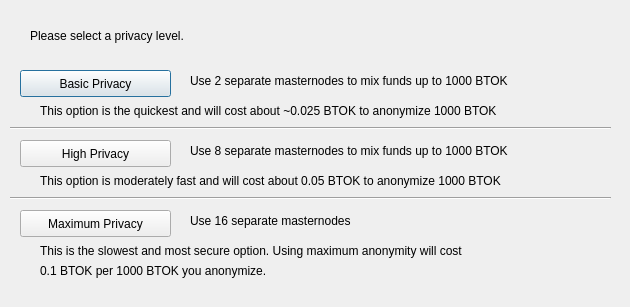
<?xml version="1.0" encoding="UTF-8"?>
<ui version="4.0">
 <class>ObfuscationConfig</class>
 <widget class="QDialog" name="ObfuscationConfig">
  <property name="geometry">
   <rect>
    <x>0</x>
    <y>0</y>
    <width>630</width>
    <height>307</height>
   </rect>
  </property>
  <property name="windowTitle">
   <string>Configure Obfuscation</string>
  </property>
  <widget class="QPushButton" name="buttonBasic">
   <property name="geometry">
    <rect>
     <x>20</x>
     <y>70</y>
     <width>151</width>
     <height>27</height>
    </rect>
   </property>
   <property name="text">
    <string>Basic Privacy</string>
   </property>
  </widget>
  <widget class="QPushButton" name="buttonHigh">
   <property name="geometry">
    <rect>
     <x>20</x>
     <y>140</y>
     <width>151</width>
     <height>27</height>
    </rect>
   </property>
   <property name="text">
    <string>High Privacy</string>
   </property>
  </widget>
  <widget class="QPushButton" name="buttonMax">
   <property name="geometry">
    <rect>
     <x>20</x>
     <y>210</y>
     <width>151</width>
     <height>27</height>
    </rect>
   </property>
   <property name="text">
    <string>Maximum Privacy</string>
   </property>
  </widget>
  <widget class="QLabel" name="label">
   <property name="geometry">
    <rect>
     <x>30</x>
     <y>20</y>
     <width>571</width>
     <height>31</height>
    </rect>
   </property>
   <property name="text">
    <string>Please select a privacy level.</string>
   </property>
  </widget>
  <widget class="QLabel" name="label_2">
   <property name="geometry">
    <rect>
     <x>190</x>
     <y>70</y>
     <width>421</width>
     <height>21</height>
    </rect>
   </property>
   <property name="text">
    <string>Use 2 separate masternodes to mix funds up to 1000 BTOK</string>
   </property>
  </widget>
  <widget class="QLabel" name="label_3">
   <property name="geometry">
    <rect>
     <x>190</x>
     <y>140</y>
     <width>411</width>
     <height>21</height>
    </rect>
   </property>
   <property name="text">
    <string>Use 8 separate masternodes to mix funds up to 1000 BTOK</string>
   </property>
  </widget>
  <widget class="QLabel" name="label_4">
   <property name="geometry">
    <rect>
     <x>190</x>
     <y>210</y>
     <width>421</width>
     <height>21</height>
    </rect>
   </property>
   <property name="text">
    <string>Use 16 separate masternodes</string>
   </property>
  </widget>
  <widget class="QLabel" name="label_6">
   <property name="geometry">
    <rect>
     <x>40</x>
     <y>100</y>
     <width>561</width>
     <height>21</height>
    </rect>
   </property>
   <property name="text">
    <string>This option is the quickest and will cost about ~0.025 BTOK to anonymize 1000 BTOK</string>
   </property>
  </widget>
  <widget class="QLabel" name="label_7">
   <property name="geometry">
    <rect>
     <x>40</x>
     <y>170</y>
     <width>561</width>
     <height>21</height>
    </rect>
   </property>
   <property name="text">
    <string>This option is moderately fast and will cost about 0.05 BTOK to anonymize 1000 BTOK</string>
   </property>
  </widget>
  <widget class="QLabel" name="label_8">
   <property name="geometry">
    <rect>
     <x>40</x>
     <y>240</y>
     <width>561</width>
     <height>21</height>
    </rect>
   </property>
   <property name="text">
    <string>This is the slowest and most secure option. Using maximum anonymity will cost</string>
   </property>
  </widget>
  <widget class="QLabel" name="label_9">
   <property name="geometry">
    <rect>
     <x>40</x>
     <y>260</y>
     <width>561</width>
     <height>21</height>
    </rect>
   </property>
   <property name="text">
    <string>0.1 BTOK per 1000 BTOK you anonymize.</string>
   </property>
  </widget>
  <widget class="Line" name="line">
   <property name="geometry">
    <rect>
     <x>10</x>
     <y>120</y>
     <width>601</width>
     <height>16</height>
    </rect>
   </property>
   <property name="orientation">
    <enum>Qt::Horizontal</enum>
   </property>
  </widget>
  <widget class="Line" name="line_2">
   <property name="geometry">
    <rect>
     <x>10</x>
     <y>190</y>
     <width>601</width>
     <height>16</height>
    </rect>
   </property>
   <property name="orientation">
    <enum>Qt::Horizontal</enum>
   </property>
  </widget>
 </widget>
 <resources/>
 <connections/>
</ui>
